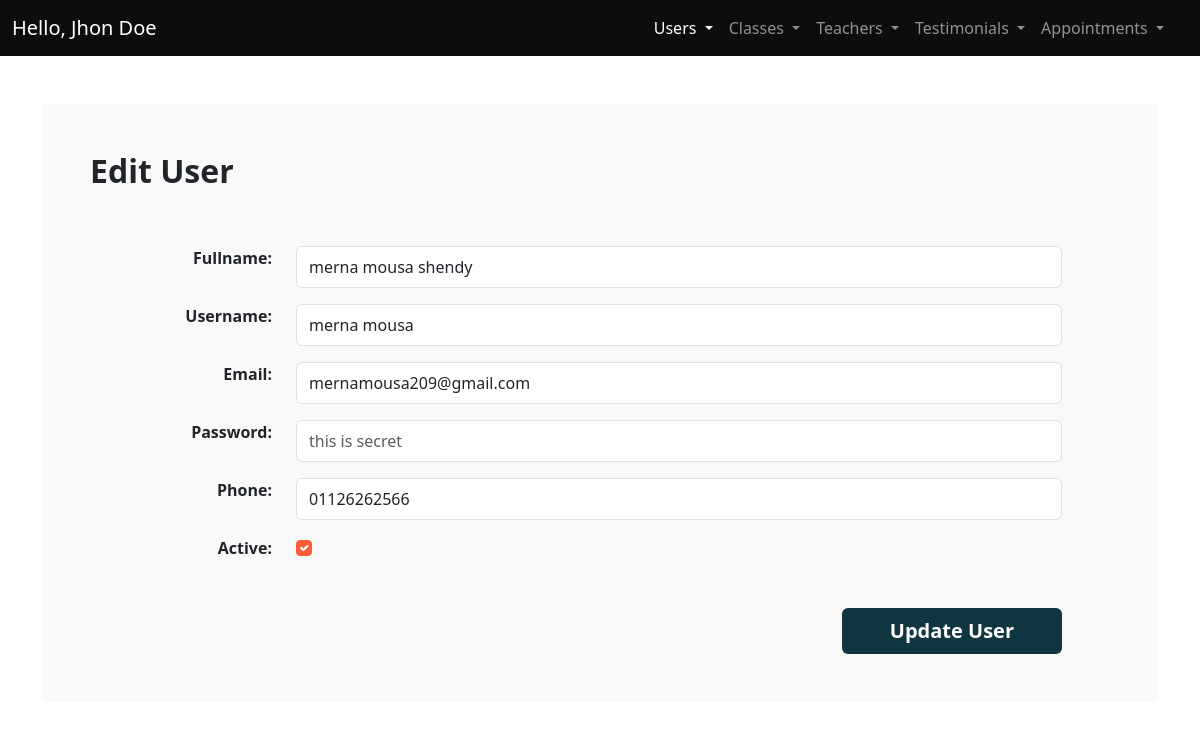
/admin/edit_user.php?id=1 (signed in), run on the app's committed database.
### tables this page shows
CREATE TABLE `users` (
  `id` int(11) NOT NULL,
  `regDate` timestamp NOT NULL DEFAULT current_timestamp(),
  `fullName` varchar(70) NOT NULL,
  `name` varchar(50) NOT NULL,
  `email` varchar(100) NOT NULL,
  `pwd` varchar(100) NOT NULL,
  `phone` varchar(20) NOT NULL,
  `active` tinyint(4) NOT NULL
);

### admin/edit_user.php (the view, shortened to what this page needs)
<?php
require_once "includes/conn.php";
if (isset($_GET['id'])) {
    $sql = "SELECT * FROM `users` WHERE id =?";
    $stmt = $conn->prepare($sql);
    $id = $_GET['id'];
    $stmt->execute([$id]);
    $user = $stmt->fetch();
} else {
    header('location:users.php');
    die();
}
?>
<!DOCTYPE html>
<html lang="en">
  <head>
    <link rel="stylesheet" href="css/main.min.css" />
    <link rel="stylesheet" href="css/styles.css" />
  </head>
  <body>
    <main>
    <?php
      require_once "includes/nav.php";
    ?>
      <div class="container my-5">
        <div class="bg-light p-5 rounded">
          <h2 class="fw-bold fs-2 mb-5 pb-2">Edit User</h2>
          <form action="" method="POST" class="px-md-5">
            <div class="form-group mb-3 row">
              <label for="" class="form-label col-md-2 fw-bold text-md-end"
                >Fullname:</label
              >
              <div class="col-md-10">
                <input type="text" name='fullName' value='<?php echo $user["fullName"]; ?>' placeholder="e.g. John Doe" class="form-control py-2"/>
              </div>
            </div>
            <div class="form-group mb-3 row">
              <label for="" class="form-label col-md-2 fw-bold text-md-end"
                >Username:</label>
              <div class="col-md-10">
                <input type="text" name='name' value='<?php echo $user["name"]; ?>' placeholder="Username" class="form-control py-2"/>
              </div>
            </div>
            <div class="form-group mb-3 row">
              <label for="" class="form-label col-md-2 fw-bold text-md-end"
                >Email:</label>
              <div class="col-md-10">
                <input type="email" name='email' value='<?php echo $user["email"]; ?>' placeholder="email@example.com" class="form-control py-2"/>
              </div>
            </div>
            <div class="form-group mb-3 row">
              <label for="" class="form-label col-md-2 fw-bold text-md-end"
                >Password:</label>
              <div class="col-md-10">
                <input type="password" name='pwd' placeholder="this is secret" class="form-control py-2"/>
              </div>
            </div>
            <div class="form-group mb-3 row">
              <label for="" class="form-label col-md-2 fw-bold text-md-end"
                >Phone:</label>
              <div class="col-md-10">
                <input type="text" name='phone' value='<?php echo $user["phone"]; ?>' placeholder="+20133332323" class="form-control py-2"/>
              </div>
            </div>
            <div class="form-group mb-3 row">
              <label for="" class="form-label col-md-2 fw-bold text-md-end"
                >Active:</label>
              <div class="col-md-10">
              <input type="checkbox" name="active" id="" class="form-check-input" <?php echo ($user['active'] === 1) ? "checked" : ""; ?>>
              </div>
            </div>
            <div class="text-md-end">
            <button
              class="btn mt-4 btn-secondary text-white fs-5 fw-bold border-0 py-2 px-md-5">
              Update User
            </button>
          </div>
          </form>
        </div>
      </div>
    </main>
  </body>
</html>

### data on the page
users: fullName "merna mousa shendy", name "merna mousa", email "mernamousa209@gmail.com", phone "01126262566", active "☑"
